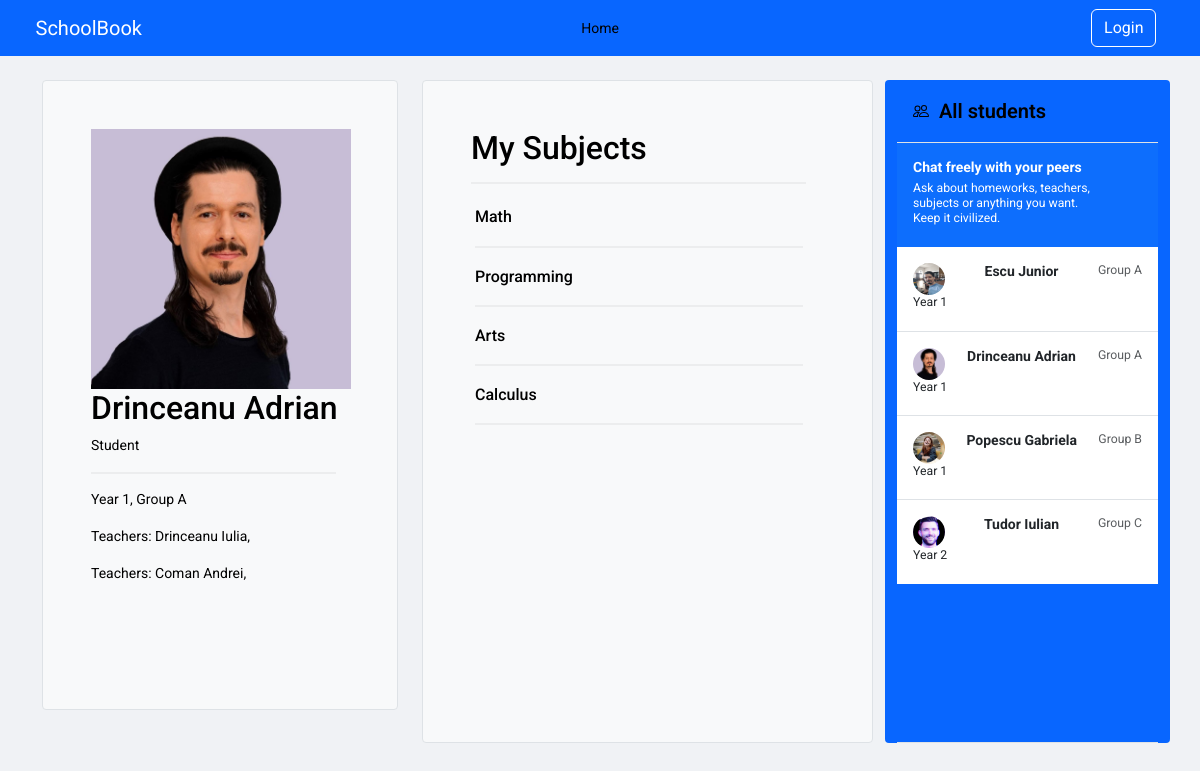
The app's page /student/drinceanu_adrian/subjects/ with its own data.
### core/models.py (models this page shows, shortened)
class Student(models.Model):
    user = models.OneToOneField(User, on_delete=models.CASCADE, null=True)
    first_name = models.CharField(max_length=150, null=True)
    last_name = models.CharField(max_length=150, null=True)
    group = models.ForeignKey(Group, on_delete=models.SET_NULL, null=True, blank=True)
    phone = models.CharField(max_length=150,null=True)
    parents = models.ManyToManyField(Parent, related_name='children')
    teachers = models.ManyToManyField(Teacher, related_name='pupils')
    year = models.ForeignKey(Year, on_delete=models.CASCADE, related_name='students')
    year_group = models.ForeignKey(YearGroup, on_delete=models.CASCADE, related_name='students')
    subjects = models.ManyToManyField('Subject', related_name='students')
    profile_pic = models.ImageField(upload_to='static/images',null=True, blank=True)

class Year(models.Model):
    year = models.IntegerField(default=1)
    teachers = models.ManyToManyField(Teacher)
    def __str__(self) -> str:
        return f"Year {self.year}"

class YearGroup(models.Model):
    name = models.CharField(max_length=200)
    def __str__(self) -> str:
        return f"Group {self.name}"

class Teacher(models.Model):
    name = models.CharField(max_length=150)
    subjects = models.ManyToManyField('Subject', related_name='teachers')
    phone = models.CharField(max_length=150, null=True)
    group = models.ForeignKey(Group, on_delete=models.SET_NULL, null=True, blank=True)
    user = models.OneToOneField(User, on_delete=models.CASCADE, null=True)
    profile_pic = models.ImageField(upload_to='static/images' ,null=True, blank=True)

class Subject(models.Model):
    name = models.CharField(max_length=200)

### core/views.py (the view)
# urls.py: path('student/<str:username>/subjects/', views.student_profile_subjects, name='student_profile_subjects'),
def student_profile_subjects(request, username):
    student = get_object_or_404(Student,  user__username=username)
    all_students = Student.objects.all()
    year = student.year
    year_group = student.year_group
    subjects = student.subjects.all()
    teachers = student.teachers.all()
    return render(request, 'student_subjects.html', {'student': student, 'all_students': all_students, \
                                            'year': year, 'year_group': year_group, 'subjects': subjects,  \
                                            'teachers': teachers})

### core/templatetags/group_check.py (called while the page is built)
@register.filter(name="in_group")
def in_group(user, group_name):
    return user.groups.filter(name=group_name).exists()

### core/templates/student_subjects.html (shortened to what this page needs)
{% extends 'base.html' %}
{% load static %}
{% block content %}
<main>
  <div class="container py-4">
    <div class="row  ">
      <div class="col-md-4" style="height: 630px;  position: sticky; top: 50px;" >
        <div class="h-100 p-5 text-bg-light rounded-1 border">
          <img style='width:260px; height:auto;' src="{{ student.profile_pic.url }}" class="card-img-top" alt="{{ student.first_name }} {{ student.last_name }}">
          <h2>{{ student.first_name }} {{ student.last_name }}</h2>
          <p>Student</p>
          <hr class="styled-hr">
          <p>{{ year }}, {{ year_group }}</p>
          {% for teacher in student.teachers.all %}
            <p>Teachers: {{teacher.name}}, </p>
          {% endfor %}
        </div>
      </div>
      <div class="col-md-5">
        <div class="h-100 p-5  text-bg-light border rounded-1" >
          <h2>My Subjects</h2>
                  <hr class="styled-hr">
                  <div class="p-1 gap-3 py-1 w-100 ">
                    <div class="list-group">
                        {% for subject in subjects %}
                        <div class="d-flex py-1 w-100 justify-content-between ">
                            <div>
                                <h6 class="mb-0">{{ subject.name }}</h6>
                            </div>
                        </div>
                        <hr class="styled-hr">
                        {% endfor %}
                    </div>
                </div>
        </div>
      </div>
    <div class="col-md-3 d-flex flex-column align-items-stretch flex-shrink-0 bg-body-tertiary rounded-1">
      <a href=# class="d-flex align-items-center flex-shrink-0 p-3 link-body-emphasis text-decoration-none border-bottom">
        <span class="fs-5 fw-semibold"> &nbsp; All students</span>
      </a>
      <div class="list-group list-group-flush border-bottom scrollarea">
        <a href="#" class="list-group-item list-group-item-action active py-3 lh-sm" aria-current="true">
          <div class="d-flex w-100 align-items-center justify-content-between">
            <strong class="mb-1">Chat freely with your peers</strong>
          </div>
          <div class="col-10 mb-1 small">Ask about homeworks, teachers, subjects or anything you want. Keep it civilized.</div>
        </a>
        {% for student in all_students %}
          <a href="{% url 'student_student_profile' username=student.user.username %}" class="list-group-item list-group-item-action py-3 lh-sm">
            <div class="d-flex w-100 justify-content-between">
              <img src="{{ student.profile_pic.url }}"  width="32" height="32" class="rounded-circle flex-shrink-0">
              <strong class="mb-1">{{ student.first_name }} {{ student.last_name }}</strong>
              <small class="text-body-secondary">{{ student.year_group }}</small>
            </div>
            <div class="col-10 mb-1 small">{{ student.year }}</div>
          </a>
        {% endfor %}
      </div>
    </div>
</div>
</main>
{% endblock %}

### school_manager/static/css/sign-in.css (style rules this page uses)
html, body { height: 100%; }

### school_manager/static/css/custom.css (style rules this page uses)
.styled-hr { border: 1px solid #ccc; margin: 15px 0; width: 95% !important; background-color: #eee; text-align: right; }
body { font-size: 14px; line-height: 1.5; }
body { background-color: #f0f2f5; font-family: 'Roboto', Arial, sans-serif; }
.bg-body-tertiary { background-color: #0866ff !important; }
hr { border-top-color: #dadde1; }
.bi { vertical-align: -.125em; fill: currentColor; }

### school_manager/static/css/sidebars.css (style rules this page uses)
.scrollarea { overflow-y: auto !important; height: 600px; }

### records on screen
Student: profile_pic (picture), first_name "Drinceanu", last_name "Adrian", year_group "Group A", year "Year 1"
Year: year "Year 1"
YearGroup: name "Group A"
Teacher: name "Drinceanu Iulia"
Teacher: name "Coman Andrei"
Subject: name "Math"
Subject: name "Programming"
Subject: name "Arts"
Subject: name "Calculus"
Student: profile_pic (picture), first_name "Escu", last_name "Junior", year_group "Group A", year "Year 1"
Student: profile_pic (picture), first_name "Popescu", last_name "Gabriela", year_group "Group B", year "Year 1"
Student: profile_pic (picture), first_name "Tudor", last_name "Iulian", year_group "Group C", year "Year 2"
